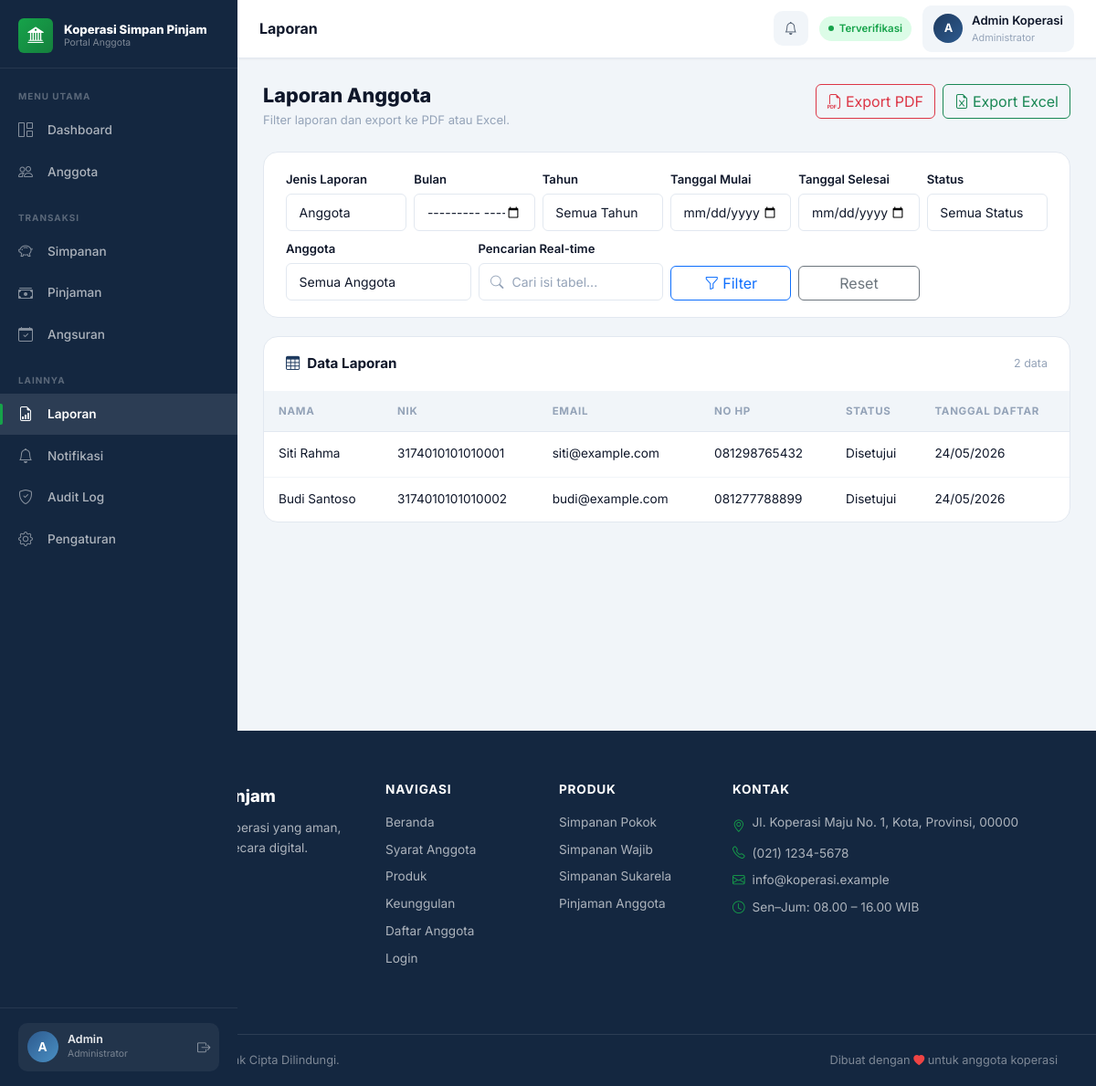
Page /admin/laporan.php (signed in) on the committed database.
### tables this page shows
CREATE TABLE IF NOT EXISTS users (
    id INT AUTO_INCREMENT PRIMARY KEY,
    nama VARCHAR(150) NOT NULL,
    nik VARCHAR(50) NOT NULL UNIQUE,
    tempat_lahir VARCHAR(100),
    tanggal_lahir DATE,
    jenis_kelamin VARCHAR(20),
    alamat TEXT,
    no_hp VARCHAR(30),
    email VARCHAR(150) NOT NULL UNIQUE,
    pekerjaan VARCHAR(100),
    penghasilan DECIMAL(15,2),
    username VARCHAR(50) NOT NULL UNIQUE,
    password VARCHAR(255) NOT NULL,
    role ENUM('admin', 'user') DEFAULT 'user',
    status_verifikasi VARCHAR(50) DEFAULT 'Menunggu Verifikasi',
    foto_ktp VARCHAR(255),
    foto_diri VARCHAR(255),
    created_at DATETIME,
    updated_at DATETIME
);

### config/config.php (called while the page is built)
<?php
return [
    'db' => [
        'host' => 'localhost',
        'name' => 'koperasi',
        'user' => 'root',
        'pass' => '',
        'charset' => 'utf8mb4',
    ],
    'app' => [
        'name' => 'Koperasi Simpan Pinjam',
        'base_url' => '',
        'timezone' => 'Asia/Jakarta',
    ],
];

### config/helpers.php (called while the page is built, shortened)
<?php
function e($value): string
{
    return htmlspecialchars((string)$value, ENT_QUOTES, 'UTF-8');
}

### config/auth.php (called while the page is built, shortened)
<?php
require_once __DIR__ . '/helpers.php';
function current_user(): ?array
{
    $pdo = db();
    $stmt = $pdo->prepare("SELECT * FROM users WHERE id = ?");
    $stmt->execute([$_SESSION['user_id']]);
    $user = $stmt->fetch();
    return $user ?: null;
}

### admin/laporan.php (the view, shortened to what this page needs)
<?php
require_once __DIR__ . '/../config/auth.php';
require_once __DIR__ . '/../config/helpers.php';
$pdo = db();
$type = $_GET['type'] ?? 'anggota';
$start = $_GET['start'] ?? '';
$end = $_GET['end'] ?? '';
$month = $_GET['month'] ?? '';
$year = $_GET['year'] ?? '';
$status = $_GET['status'] ?? '';
$userId = (int)($_GET['user_id'] ?? 0);
function load_report(PDO $pdo, string $type, string $start, string $end, string $month, string $year, string $status, int $userId): array
{
    $conditions = [];
    $params = [];
    if ($type === 'anggota') {
        report_period_filter('DATE(created_at)', $conditions, $params, $start, $end, $month, $year);
        $where = $conditions ? 'WHERE role = ? AND ' . implode(' AND ', $conditions) : 'WHERE role = ?';
        array_unshift($params, 'user');
        $stmt = $pdo->prepare("SELECT nama, nik, email, no_hp, status_verifikasi, created_at FROM users $where ORDER BY created_at DESC");
        $stmt->execute($params);
        return [
            'title' => 'Laporan Anggota',
            'columns' => ['Nama', 'NIK', 'Email', 'No HP', 'Status', 'Tanggal Daftar'],
            'rows' => array_map(fn($row) => [
                $row['nama'],
                $row['nik'],
                $row['email'],
                $row['no_hp'],
                $row['status_verifikasi'],
                date('d/m/Y', strtotime($row['created_at'])),
            ], $stmt->fetchAll()),
        ];
    }
    report_period_filter('COALESCE(a.tanggal_bayar, a.jatuh_tempo)', $conditions, $params, $start, $end, $month, $year);
    $where = $conditions ? 'WHERE ' . implode(' AND ', $conditions) : '';
    $stmt = $pdo->prepare("
        SELECT p.nomor_pinjaman, u.nama, a.angsuran_ke, a.jatuh_tempo, a.tanggal_bayar, a.nominal, a.status
        FROM angsuran a
        JOIN pinjaman p ON p.id = a.pinjaman_id
        JOIN users u ON u.id = p.user_id
        $where
        ORDER BY COALESCE(a.tanggal_bayar, a.jatuh_tempo) DESC
    ");
    $stmt->execute($params);
    return [
        'title' => 'Laporan Angsuran',
        'columns' => ['No Pinjaman', 'Anggota', 'Ke', 'Jatuh Tempo', 'Tanggal Bayar', 'Nominal', 'Status'],
        'rows' => array_map(fn($row) => [
            $row['nomor_pinjaman'],
            $row['nama'],
            $row['angsuran_ke'],
            $row['jatuh_tempo'] ? date('d/m/Y', strtotime($row['jatuh_tempo'])) : '-',
            $row['tanggal_bayar'] ? date('d/m/Y', strtotime($row['tanggal_bayar'])) : '-',
            format_rupiah($row['nominal']),
            $row['status'],
        ], $stmt->fetchAll()),
    ];
}
$report = load_report($pdo, $type, $start, $end, $month, $year, $status, $userId);
$exportBase = $_GET;
$exportBase['type'] = $type;
$pdfQuery = $exportBase;
$pdfQuery['export'] = 'pdf';
$excelQuery = $exportBase;
$excelQuery['export'] = 'excel';
$page_title = 'Laporan';
?>
<?php require __DIR__ . '/../includes/dashboard_top.php'; ?>
<div class="page-header">
    <div>
        <h1 class="page-title"><?= e($report['title']); ?></h1>
        <p class="page-sub">Filter laporan dan export ke PDF atau Excel.</p>
    </div>
    <div class="d-flex flex-wrap gap-2">
        <a href="/admin/laporan.php?<?= e(http_build_query($pdfQuery)); ?>" class="btn btn-outline-danger"><i class="bi bi-filetype-pdf me-1"></i>Export PDF</a>
        <a href="/admin/laporan.php?<?= e(http_build_query($excelQuery)); ?>" class="btn btn-outline-success"><i class="bi bi-file-earmark-excel me-1"></i>Export Excel</a>
    </div>
</div>
<div class="filter-bar">
    <form class="row g-2 align-items-end" method="get">
        <div class="col-md-3 col-xl-2">
            <label class="form-label">Jenis Laporan</label>
            <select name="type" class="form-select">
                <option value="anggota" <?= $type === 'anggota' ? 'selected' : ''; ?>>Anggota</option>
            </select>
        </div>
        <div class="col-md-3 col-xl-2">
            <label class="form-label">Bulan</label>
            <input type="month" name="month" class="form-control" value="<?= e($month); ?>">
        </div>
        <div class="col-md-3 col-xl-2">
            <label class="form-label">Tahun</label>
            <select name="year" class="form-select">
                <option value="">Semua Tahun</option>
            </select>
        </div>
        <div class="col-md-3 col-xl-2">
            <label class="form-label">Tanggal Mulai</label>
            <input type="date" name="start" class="form-control" value="<?= e($start); ?>">
        </div>
        <div class="col-md-3 col-xl-2">
            <label class="form-label">Tanggal Selesai</label>
            <input type="date" name="end" class="form-control" value="<?= e($end); ?>">
        </div>
        <div class="col-md-3 col-xl-2">
            <label class="form-label">Status</label>
            <select name="status" class="form-select">
                <option value="">Semua Status</option>
            </select>
        </div>
        <div class="col-md-4 col-xl-3">
            <label class="form-label">Anggota</label>
            <select name="user_id" class="form-select">
                <option value="">Semua Anggota</option>
            </select>
        </div>
        <div class="col-md-4 col-xl-3">
            <label class="form-label">Pencarian Real-time</label>
            <div class="search-input-wrap">
                <input type="search" class="form-control" placeholder="Cari isi tabel..." data-table-search="#reportTable">
            </div>
        </div>
        <div class="col-md-4 col-xl-2 d-grid">
            <button class="btn btn-outline-primary"><i class="bi bi-funnel me-1"></i>Filter</button>
        </div>
        <div class="col-md-4 col-xl-2 d-grid">
            <a href="/admin/laporan.php" class="btn btn-outline-secondary">Reset</a>
        </div>
    </form>
</div>
<div class="panel">
    <div class="panel-header">
        <span class="panel-title"><i class="bi bi-table me-2 text-primary-custom"></i>Data Laporan</span>
        <span style="font-size:.78rem;color:var(--text-muted)"><?= count($report['rows']); ?> data</span>
    </div>
    <div class="table-responsive panel-body p-0">
        <table class="data-table" id="reportTable">
            <thead>
                <tr>
                    <?php foreach ($report['columns'] as $col): ?>
                        <th><?= e($col); ?></th>
                    <?php endforeach; ?>
                </tr>
            </thead>
            <tbody>
                <?php if (empty($report['rows'])): ?>
                    <tr><td colspan="<?= count($report['columns']); ?>"><div class="empty-state"><i class="bi bi-inbox"></i><p>Data kosong.</p></div></td></tr>
                <?php else: ?>
                    <?php foreach ($report['rows'] as $row): ?>
                        <tr>
                            <?php foreach ($row as $cell): ?>
                                <td><?= e($cell); ?></td>
                            <?php endforeach; ?>
                        </tr>
                    <?php endforeach; ?>
                <?php endif; ?>
            </tbody>
        </table>
    </div>
</div>
<?php require __DIR__ . '/../includes/dashboard_bottom.php'; ?>

### includes/dashboard_top.php (shortened to what this page needs)
<?php
require_once __DIR__ . '/../config/auth.php';
require_once __DIR__ . '/../config/helpers.php';
$config   = require __DIR__ . '/../config/config.php';
$authUser = current_user();
$initials = strtoupper(substr($authUser['nama'] ?? 'U', 0, 1));
$statusMap = [
    'Disetujui'           => ['class' => 'verified',  'label' => 'Terverifikasi'],
    'Menunggu Verifikasi' => ['class' => 'pending',   'label' => 'Menunggu'],
    'Ditolak'             => ['class' => 'rejected',  'label' => 'Ditolak'],
    'Nonaktif'            => ['class' => 'nonactive', 'label' => 'Nonaktif'],
];
$verifStatus  = $authUser['status_verifikasi'] ?? 'Menunggu Verifikasi';
$statusInfo   = $statusMap[$verifStatus] ?? ['class' => 'pending', 'label' => $verifStatus];
$role         = $authUser['role'] ?? 'user';
$notificationUrl     = $role === 'admin' ? '/admin/notifikasi.php' : '/user/notifikasi.php';
?>
<?php require __DIR__ . '/header.php'; ?>
<div class="app-layout">
  <aside class="app-sidebar" id="appSidebar">
    <a href="/" class="sidebar-brand">
      <span class="sidebar-brand-icon"><i class="bi bi-bank2"></i></span>
      <span class="sidebar-brand-text">
        <span class="sidebar-brand-name"><?= e($config['app']['name']); ?></span>
        <span class="sidebar-brand-tagline">Portal Anggota</span>
      </span>
    </a>
    <nav class="sidebar-nav">
      <?php if ($role === 'admin'): ?>
        <div class="sidebar-section"><span class="sidebar-section-label">Menu Utama</span></div>
        <a href="/admin/dashboard.php" class="sidebar-link" id="sl-dashboard">
            <i class="bi bi-grid-1x2"></i>Dashboard
        </a>
        <a href="/admin/anggota.php" class="sidebar-link" id="sl-anggota">
            <i class="bi bi-people"></i>Anggota
        </a>
        <div class="sidebar-section mt-2"><span class="sidebar-section-label">Transaksi</span></div>
        <a href="/admin/simpanan.php" class="sidebar-link" id="sl-simpanan">
            <i class="bi bi-piggy-bank"></i>Simpanan
        </a>
        <a href="/admin/pinjaman.php" class="sidebar-link" id="sl-pinjaman">
            <i class="bi bi-cash-stack"></i>Pinjaman
        </a>
        <a href="/admin/angsuran.php" class="sidebar-link" id="sl-angsuran">
            <i class="bi bi-calendar-check"></i>Angsuran
        </a>
        <div class="sidebar-section mt-2"><span class="sidebar-section-label">Lainnya</span></div>
        <a href="/admin/laporan.php" class="sidebar-link" id="sl-laporan">
            <i class="bi bi-file-earmark-bar-graph"></i>Laporan
        </a>
        <a href="/admin/notifikasi.php" class="sidebar-link" id="sl-notifikasi">
            <i class="bi bi-bell"></i>Notifikasi
        </a>
        <a href="/admin/audit-log.php" class="sidebar-link" id="sl-audit-log">
            <i class="bi bi-shield-check"></i>Audit Log
        </a>
        <a href="/admin/pengaturan.php" class="sidebar-link" id="sl-pengaturan">
            <i class="bi bi-gear"></i>Pengaturan
        </a>
      <?php endif; ?>
    </nav>
    <div class="sidebar-footer">
      <div class="sidebar-user">
        <div class="sidebar-avatar"><?= $initials; ?></div>
        <div>
          <div class="sidebar-user-name"><?= e(explode(' ', $authUser['nama'])[0] ?? $authUser['nama']); ?></div>
          <div class="sidebar-user-role"><?= $role === 'admin' ? 'Administrator' : 'Anggota'; ?></div>
        </div>
        <a href="/logout.php" class="sidebar-logout ms-auto" title="Logout"><i class="bi bi-box-arrow-right"></i></a>
      </div>
    </div>
  </aside>
  <div class="app-main">
    <header class="app-topbar">
      <div class="topbar-breadcrumb">
        <span class="topbar-page-title"><?= e($page_title ?? 'Dashboard'); ?></span>
      </div>
      <div class="topbar-right">
        <a href="<?= e($notificationUrl); ?>" class="topbar-notification" title="Notifikasi">
          <i class="bi bi-bell"></i>
        </a>
        <span class="status-pill <?= $statusInfo['class']; ?>"><?= $statusInfo['label']; ?></span>
        <div class="topbar-user">
          <div class="topbar-avatar"><?= $initials; ?></div>
          <div class="d-none d-md-block">
            <div class="topbar-user-name"><?= e($authUser['nama']); ?></div>
            <div class="topbar-user-role"><?= $role === 'admin' ? 'Administrator' : 'Anggota'; ?></div>
          </div>
        </div>
      </div>
    </header>
    <main class="app-content">

### rows in the picture
users: nama "A", nama "Admin", status_verifikasi "Terverifikasi", nama "Admin Koperasi"
users: nama "Siti Rahma", nik "3174010101010001", email "siti@example.com", no_hp "081298765432", status_verifikasi "Disetujui", cell "24/05/2026"
users: nama "Budi Santoso", nik "3174010101010002", email "budi@example.com", no_hp "081277788899", status_verifikasi "Disetujui", cell "24/05/2026"

### other values in the picture
$config['app']['name'] "Koperasi Simpan Pinjam"
$page_title "Laporan"
$report['title'] "Laporan Anggota"
count($report['rows']) "2"
$col "NAMA"
$col "NIK"
$col "EMAIL"
$col "NO HP"
$col "STATUS"
$col "TANGGAL DAFTAR"
